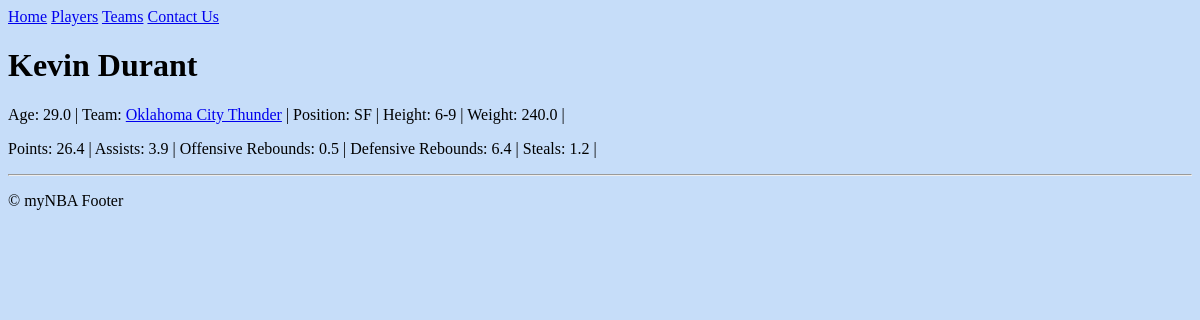
The page /361/ on the database as committed earlier.
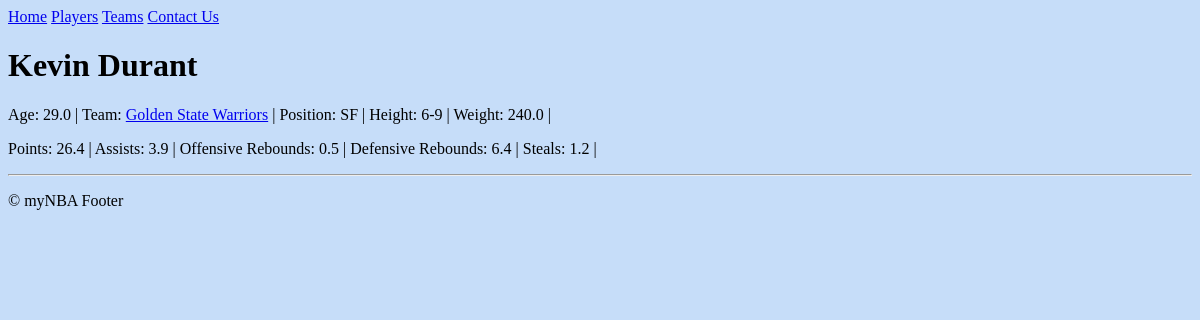
The same page on the database as committed later.
### nba/models.py (models this page shows, shortened)
class Player(models.Model):
	name = models.CharField(max_length=100)
	pos = models.CharField(max_length=5, default='null')
	age = models.FloatField(max_length=3)
	height = models.CharField(max_length=4, default='null')
	weight = models.FloatField(max_length=3, default=0)
	team = models.ForeignKey(Team, models.SET_NULL, blank=True, null=True,)
	points = models.FloatField(max_length=3, default=0)
	assists = models.FloatField(max_length=3, default=0)
	ofreb = models.FloatField(max_length=3, default=0)
	defreb = models.FloatField(max_length=3, default=0)
	steals = models.FloatField(max_length=3, default=0)
	fpoints = models.FloatField(max_length=3, default=0)

class Team(models.Model):
	name = models.CharField(max_length=100)
	slug = models.SlugField(max_length=100)
	def __str__(self):
		return self.name

### nba/views.py (the view)
# urls.py: url(r'^(?P<pk>\d+)/$', views.player_detail, name='player_detail'), #gives details of individual players
def player_detail(request, pk):
    player = Player.objects.get(pk=pk)
    return render(request, 'nba/player_detail.html', {'player': player})

### nba/templates/nba/player_detail.html (shortened to what this page needs)
{% extends "nba/base.html" %}
{% block content %}
    <div class="content">
        <div class="section-inner clearfix">
        <h1>{{ player.name|capfirst }}</h1>
        <p class="player-info">
            <span>Age: {{ player.age }} |</span>
            <span>Team: <a href="http://127.0.0.1:8000/team/{{ player.team }}">{{ player.team.name }}</a> |
            </span>
            <span>Position: {{ player.pos }} |</span>
            <span>Height: {{ player.height }} |</span>
            <span>Weight: {{ player.weight }} |</span>
        </p>
        <p>
            <span>Points: {{ player.points }} |</span>
            <span>Assists: {{ player.assists }} |</span>
            <span>Offensive Rebounds: {{ player.ofreb }} |</span>
            <span>Defensive Rebounds: {{ player.defreb }} |</span>
            <span>Steals: {{ player.steals }} |</span>
        </p>
        </div>
    </div>
{% endblock %}

### nba/templates/nba/base.html (shortened to what this page needs)
<!DOCTYPE html>
<html>
<head>
</head>
<body style="background-color:#C6DDF9">
    <div class="navbar">
        <div class="section-inner clearfix">
            <nav>
                <a href="/">Home</a>
                <a href="/players">Players</a>
                <a href="/team/">Teams</a>
                <a href="/contactus">Contact Us</a>
            </nav>
        </div>
    </div>
    {% block content %}
    {% endblock %}
    {% block footer %}
    <div class="footer">
        <div class="section-inner clearfix">
            <hr>
            <p>&copy; myNBA Footer</p>
        </div>
    </div>
    {% endblock %}
</body>
</html>

Rows that differ between the two databases and show on the page:
changed Player "Kevin Durant": team.name "Oklahoma City Thunder" → "Golden State Warriors"
